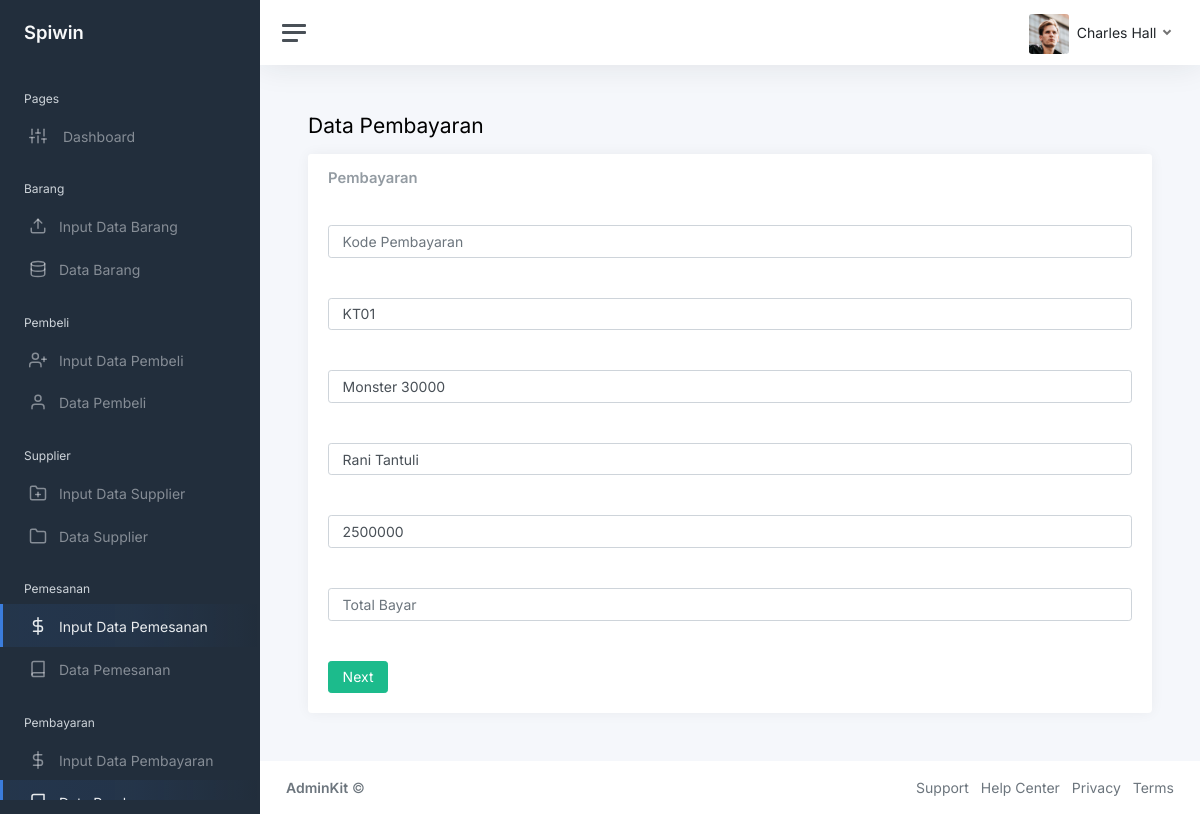
Screenshot of /admin/bayar.php?id=KT01&aksi=bayar with the database file from the repository.
### tables this page shows
CREATE TABLE `transaksi` (
  `kd_tr` varchar(10) NOT NULL,
  `kd_brg` varchar(10) NOT NULL,
  `kd_pbl` varchar(10) NOT NULL,
  `tgl` timestamp NOT NULL DEFAULT current_timestamp() ON UPDATE current_timestamp()
);

CREATE TABLE `barang` (
  `kd_brg` varchar(10) NOT NULL,
  `nm_brg` varchar(50) NOT NULL,
  `kd_sp` varchar(10) NOT NULL,
  `qty` int(10) NOT NULL,
  `hrg` double NOT NULL,
  `hrgb` double NOT NULL
);

CREATE TABLE `pembeli` (
  `kd_pbl` varchar(10) NOT NULL,
  `nm_pbl` varchar(50) NOT NULL,
  `no_hp` varchar(13) NOT NULL,
  `alamat` varchar(50) NOT NULL
);

### admin/database.php (called while the page is built, shortened)
<?php
class database{
	var $host = "localhost";
	var $username = "root";
	var $password = "";
	var $database = "spiwin";
	var $koneksi = "";
	function __construct(){
		$this->koneksi = mysqli_connect($this->host, $this->username, $this->password, $this->database);
	}
	function get_by_barang($kd_barang){
		$query = mysqli_query($this->koneksi,"select * from barang where kd_brg='$kd_barang'");
		return $query->fetch_array();
	}
	function get_by_pembeli($kd_pembeli){
		$query = mysqli_query($this->koneksi,"select * from pembeli where kd_pbl='$kd_pembeli'");
		return $query->fetch_array();
	}
	function get_by_tran($kd_tran){
		$query = mysqli_query($this->koneksi,"select * from transaksi where kd_tr='$kd_tran'");
		return $query->fetch_array();
	}
}
?>

### admin/bayar.php (the view, shortened to what this page needs)
<?php
include 'database.php';
$db = new database();
$kd_tran = $_GET['id'];
if (! is_null($kd_tran)) {
  $data_tran = $db->get_by_tran($kd_tran);
} else {
  header('location:stampil.php');
}
$kd_barang = $data_tran['kd_brg'];
if (! is_null($kd_barang)) {
  $data_barang = $db->get_by_barang($kd_barang);
} else {
  header('location:btampil.php');
}
$kd_pembeli = $data_tran['kd_pbl'];
if (! is_null($kd_pembeli)) {
  $data_pembeli = $db->get_by_pembeli($kd_pembeli);
} else {
  header('location:ptampil.php');
}
?>
<!DOCTYPE html>
<html lang="en">
<head>
	<link href="css/app.css" rel="stylesheet">
</head>
<body>
	<div class="wrapper">
		<nav id="sidebar" class="sidebar js-sidebar">
			<div class="sidebar-content js-simplebar">
				<a class="sidebar-brand" href="index.php">
          <span class="align-middle">Spiwin</span>
        </a>
				<ul class="sidebar-nav">
					<li class="sidebar-header">
						Pages
					</li>
						<li class="sidebar-item">
						<a class="sidebar-link" href="index.php">
              <i class="align-middle" data-feather="sliders"></i> <span class="align-middle">Dashboard</span>
            </a>
        </li>
					<li class="sidebar-header">
						Barang
					</li>
					<li class="sidebar-item">
						<a class="sidebar-link" href="fbar.php">
             <i class="align-middle me-2" data-feather="upload"></i> <span class="align-middle">Input Data Barang</span>
            </a>
					</li>
					<li class="sidebar-item">
						<a class="sidebar-link" href="btampil.php">
            <i class="align-middle me-2" data-feather="database"></i> <span class="align-middle">Data Barang</span>
            </a>
					</li>
					<li class="sidebar-header">
						Pembeli
					</li>
					<li class="sidebar-item ">
						<a class="sidebar-link" href="fpem.php">
             <i class="align-middle me-2" data-feather="user-plus"></i> <span class="align-middle">Input Data Pembeli</span>
            </a>
					</li>
					<li class="sidebar-item">
						<a class="sidebar-link" href="ptampil.php">
            <i class="align-middle me-2" data-feather="user"></i> <span class="align-middle">Data Pembeli</span>
            </a>
					</li>
					<li class="sidebar-header">
						Supplier
					</li>
					<li class="sidebar-item ">
						<a class="sidebar-link" href="fsup.php">
             <i class="align-middle me-2" data-feather="folder-plus"></i> <span class="align-middle">Input Data Supplier</span>
            </a>
					</li>
					<li class="sidebar-item">
						<a class="sidebar-link" href="stampil.php">
            <i class="align-middle me-2" data-feather="folder"></i> <span class="align-middle">Data Supplier</span>
            </a>
					</li>
						<li class="sidebar-header">
						Pemesanan
					</li>
					<li class="sidebar-item active">
						<a class="sidebar-link" href="ftran.php">
             <i class="align-middle me-2" data-feather="dollar-sign"></i> <span class="align-middle">Input Data Pemesanan</span>
            </a>
					</li>
					<li class="sidebar-item">
						<a class="sidebar-link" href="ttampil.php">
            <i class="align-middle me-2" data-feather="book"></i> <span class="align-middle">Data Pemesanan</span>
            </a>
					</li>
					<li class="sidebar-header">
						Pembayaran
					</li>
					<li class="sidebar-item ">
						<a class="sidebar-link" href="fbay.php">
             <i class="align-middle me-2" data-feather="dollar-sign"></i> <span class="align-middle">Input Data Pembayaran</span>
            </a>
					</li>
					<li class="sidebar-item active">
						<a class="sidebar-link" href="ytampil.php">
            <i class="align-middle me-2" data-feather="book"></i> <span class="align-middle">Data Pembayaran</span>
            </a>
					</li>
				</ul>
			</div>
		</nav>
		<div class="main">
			<nav class="navbar navbar-expand navbar-light navbar-bg">
				<a class="sidebar-toggle js-sidebar-toggle">
          <i class="hamburger align-self-center"></i>
        </a>
				<div class="navbar-collapse collapse">
					<ul class="navbar-nav navbar-align">
						<li class="nav-item dropdown">
							<a class="nav-link dropdown-toggle d-none d-sm-inline-block" href="#" data-bs-toggle="dropdown">
                <img src="img/avatars/avatar.jpg" class="avatar img-fluid rounded me-1" alt="Charles Hall" /> <span class="text-dark">Charles Hall</span>
              </a>
						</li>
					</ul>
				</div>
			</nav>
			<main class="content">
				<div class="container-fluid p-0">
					<form action="data.php?action=ad6" method="post">
					<h1 class="h3 mb-3">Data Pembayaran</h1>
					<div class="row">
						<div class="col-12">
							<div class="card">
								<div class="card-header">
									<h5 class="card-title mb-0">Pembayaran</h5>
								</div>
								<div class="card-body">
									<input type="text" class="form-control" name="kt" placeholder="Kode Pembayaran">
								</div>
								<div class="card-body">
									<input type="text" class="form-control" name="kti" value="<?php echo $data_tran['kd_tr']; ?>" placeholder="Kode Transaksi">
								</div>
								<div class="card-body">
									<select class="form-control" name="kb">
			<option value="<?php echo $data_barang['kd_brg']; ?>" ><?php echo $data_barang['nm_brg']; ?></option>
									</select>
								</div>
								<div class="card-body">
									<select class="form-control" name="kp">
			<option value="<?php echo $data_pembeli['kd_pbl']; ?>" ><?php echo $data_pembeli['nm_pbl']; ?></option>
									</select>
								</div>
								<div class="card-body">
									<input type="text" class="form-control" name="harb" value="<?php echo $data_barang['hrgb']; ?>" placeholder="Harga Jual">
								</div>
								<div class="card-body">
									<input type="text" class="form-control" name="tb" placeholder="Total Bayar">
								</div>
								<div class="card-body">
									<button class="btn btn-success">Next</button>
								</div>
							</div>
						</div>
					</div>
					</form>
				</div>
			</main>
			<footer class="footer">
				<div class="container-fluid">
					<div class="row text-muted">
						<div class="col-6 text-start">
							<p class="mb-0">
								<a class="text-muted" href="https://adminkit.io/" target="_blank"><strong>AdminKit</strong></a> &copy;
							</p>
						</div>
						<div class="col-6 text-end">
							<ul class="list-inline">
								<li class="list-inline-item">
									<a class="text-muted" href="https://adminkit.io/" target="_blank">Support</a>
								</li>
								<li class="list-inline-item">
									<a class="text-muted" href="https://adminkit.io/" target="_blank">Help Center</a>
								</li>
								<li class="list-inline-item">
									<a class="text-muted" href="https://adminkit.io/" target="_blank">Privacy</a>
								</li>
								<li class="list-inline-item">
									<a class="text-muted" href="https://adminkit.io/" target="_blank">Terms</a>
								</li>
							</ul>
						</div>
					</div>
				</div>
			</footer>
		</div>
	</div>
</body>
</html>

### rows the page displays
transaksi: kti "KT01"
barang: kb "Monster 30000", harb "2500000"
pembeli: kp "Rani Tantuli"
